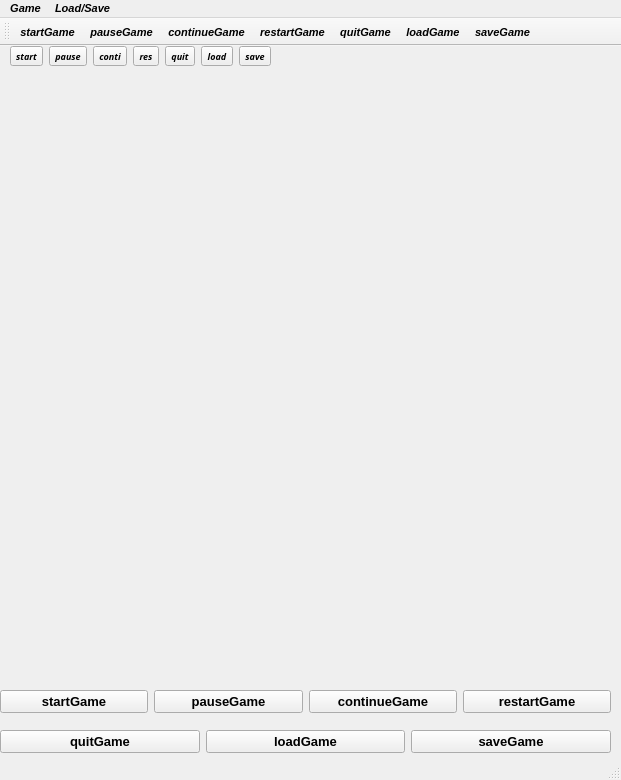
<?xml version="1.0" encoding="UTF-8"?>
<ui version="4.0">
 <class>MainWindow</class>
 <widget class="QMainWindow" name="MainWindow">
  <property name="geometry">
   <rect>
    <x>0</x>
    <y>0</y>
    <width>621</width>
    <height>780</height>
   </rect>
  </property>
  <property name="font">
   <font>
    <family>Segoe UI</family>
    <pointsize>8</pointsize>
    <weight>75</weight>
    <italic>true</italic>
    <bold>true</bold>
   </font>
  </property>
  <property name="windowTitle">
   <string>MainWindow</string>
  </property>
  <widget class="QWidget" name="centralwidget">
   <widget class="QWidget" name="horizontalLayoutWidget">
    <property name="geometry">
     <rect>
      <x>0</x>
      <y>640</y>
      <width>611</width>
      <height>32</height>
     </rect>
    </property>
    <layout class="QHBoxLayout" name="horizontalLayout">
     <item>
      <widget class="QPushButton" name="startButton">
       <property name="font">
        <font>
         <family>Microsoft JhengHei UI</family>
         <pointsize>10</pointsize>
         <weight>75</weight>
         <italic>false</italic>
         <bold>true</bold>
        </font>
       </property>
       <property name="focusPolicy">
        <enum>Qt::NoFocus</enum>
       </property>
       <property name="text">
        <string>startGame</string>
       </property>
      </widget>
     </item>
     <item>
      <widget class="QPushButton" name="pauseButton">
       <property name="font">
        <font>
         <family>Microsoft JhengHei UI</family>
         <pointsize>10</pointsize>
         <weight>75</weight>
         <italic>false</italic>
         <bold>true</bold>
        </font>
       </property>
       <property name="focusPolicy">
        <enum>Qt::NoFocus</enum>
       </property>
       <property name="text">
        <string>pauseGame</string>
       </property>
      </widget>
     </item>
     <item>
      <widget class="QPushButton" name="continueButton">
       <property name="font">
        <font>
         <family>Microsoft JhengHei UI</family>
         <pointsize>10</pointsize>
         <weight>75</weight>
         <italic>false</italic>
         <bold>true</bold>
        </font>
       </property>
       <property name="focusPolicy">
        <enum>Qt::NoFocus</enum>
       </property>
       <property name="text">
        <string>continueGame</string>
       </property>
      </widget>
     </item>
     <item>
      <widget class="QPushButton" name="restartButton">
       <property name="font">
        <font>
         <family>Microsoft JhengHei UI</family>
         <pointsize>10</pointsize>
         <weight>75</weight>
         <italic>false</italic>
         <bold>true</bold>
        </font>
       </property>
       <property name="focusPolicy">
        <enum>Qt::NoFocus</enum>
       </property>
       <property name="text">
        <string>restartGame</string>
       </property>
      </widget>
     </item>
    </layout>
   </widget>
   <widget class="QWidget" name="horizontalLayoutWidget_2">
    <property name="geometry">
     <rect>
      <x>0</x>
      <y>680</y>
      <width>611</width>
      <height>32</height>
     </rect>
    </property>
    <layout class="QHBoxLayout" name="horizontalLayout_2">
     <item>
      <widget class="QPushButton" name="quitButton">
       <property name="font">
        <font>
         <family>Microsoft JhengHei UI</family>
         <pointsize>10</pointsize>
         <weight>75</weight>
         <italic>false</italic>
         <bold>true</bold>
        </font>
       </property>
       <property name="focusPolicy">
        <enum>Qt::NoFocus</enum>
       </property>
       <property name="text">
        <string>quitGame</string>
       </property>
      </widget>
     </item>
     <item>
      <widget class="QPushButton" name="loadButton">
       <property name="font">
        <font>
         <family>Microsoft JhengHei UI</family>
         <pointsize>10</pointsize>
         <weight>75</weight>
         <italic>false</italic>
         <bold>true</bold>
        </font>
       </property>
       <property name="focusPolicy">
        <enum>Qt::NoFocus</enum>
       </property>
       <property name="text">
        <string>loadGame</string>
       </property>
      </widget>
     </item>
     <item>
      <widget class="QPushButton" name="saveButton">
       <property name="font">
        <font>
         <family>Microsoft JhengHei UI</family>
         <pointsize>10</pointsize>
         <weight>75</weight>
         <italic>false</italic>
         <bold>true</bold>
        </font>
       </property>
       <property name="focusPolicy">
        <enum>Qt::NoFocus</enum>
       </property>
       <property name="text">
        <string>saveGame</string>
       </property>
      </widget>
     </item>
    </layout>
   </widget>
   <widget class="QWidget" name="">
    <property name="geometry">
     <rect>
      <x>10</x>
      <y>0</y>
      <width>267</width>
      <height>21</height>
     </rect>
    </property>
    <layout class="QHBoxLayout" name="horizontalLayout_3">
     <item>
      <widget class="QToolButton" name="startTool">
       <property name="font">
        <font>
         <family>Segoe UI Black</family>
         <pointsize>7</pointsize>
         <weight>75</weight>
         <italic>true</italic>
         <bold>true</bold>
        </font>
       </property>
       <property name="focusPolicy">
        <enum>Qt::NoFocus</enum>
       </property>
       <property name="text">
        <string>start</string>
       </property>
      </widget>
     </item>
     <item>
      <widget class="QToolButton" name="pauseTool">
       <property name="font">
        <font>
         <family>Segoe UI Black</family>
         <pointsize>7</pointsize>
         <weight>75</weight>
         <italic>true</italic>
         <bold>true</bold>
        </font>
       </property>
       <property name="focusPolicy">
        <enum>Qt::NoFocus</enum>
       </property>
       <property name="text">
        <string>pause</string>
       </property>
      </widget>
     </item>
     <item>
      <widget class="QToolButton" name="continueTool">
       <property name="font">
        <font>
         <family>Segoe UI Black</family>
         <pointsize>7</pointsize>
         <weight>75</weight>
         <italic>true</italic>
         <bold>true</bold>
        </font>
       </property>
       <property name="focusPolicy">
        <enum>Qt::NoFocus</enum>
       </property>
       <property name="text">
        <string>conti</string>
       </property>
      </widget>
     </item>
     <item>
      <widget class="QToolButton" name="restartTool">
       <property name="font">
        <font>
         <family>Segoe UI Black</family>
         <pointsize>7</pointsize>
         <weight>75</weight>
         <italic>true</italic>
         <bold>true</bold>
        </font>
       </property>
       <property name="focusPolicy">
        <enum>Qt::NoFocus</enum>
       </property>
       <property name="text">
        <string>res</string>
       </property>
      </widget>
     </item>
     <item>
      <widget class="QToolButton" name="quitTool">
       <property name="font">
        <font>
         <family>Segoe UI Black</family>
         <pointsize>7</pointsize>
         <weight>75</weight>
         <italic>true</italic>
         <bold>true</bold>
        </font>
       </property>
       <property name="focusPolicy">
        <enum>Qt::NoFocus</enum>
       </property>
       <property name="text">
        <string>quit</string>
       </property>
      </widget>
     </item>
     <item>
      <widget class="QToolButton" name="loadTool">
       <property name="font">
        <font>
         <family>Segoe UI Black</family>
         <pointsize>7</pointsize>
         <weight>75</weight>
         <italic>true</italic>
         <bold>true</bold>
        </font>
       </property>
       <property name="focusPolicy">
        <enum>Qt::NoFocus</enum>
       </property>
       <property name="text">
        <string>load</string>
       </property>
      </widget>
     </item>
     <item>
      <widget class="QToolButton" name="saveTool">
       <property name="font">
        <font>
         <family>Segoe UI Black</family>
         <pointsize>7</pointsize>
         <weight>75</weight>
         <italic>true</italic>
         <bold>true</bold>
        </font>
       </property>
       <property name="focusPolicy">
        <enum>Qt::NoFocus</enum>
       </property>
       <property name="text">
        <string>save</string>
       </property>
      </widget>
     </item>
    </layout>
   </widget>
  </widget>
  <widget class="QMenuBar" name="menubar">
   <property name="geometry">
    <rect>
     <x>0</x>
     <y>0</y>
     <width>621</width>
     <height>20</height>
    </rect>
   </property>
   <widget class="QMenu" name="menuGame">
    <property name="title">
     <string>Game</string>
    </property>
    <addaction name="actionstartGame"/>
    <addaction name="actionpauseGame"/>
    <addaction name="actioncontinueGame"/>
    <addaction name="actionrestartGame"/>
    <addaction name="actionquitGame"/>
   </widget>
   <widget class="QMenu" name="menuLoad_Save">
    <property name="title">
     <string>Load/Save</string>
    </property>
    <addaction name="actionloadGame"/>
    <addaction name="actionsaveGame"/>
   </widget>
   <addaction name="menuGame"/>
   <addaction name="menuLoad_Save"/>
  </widget>
  <widget class="QStatusBar" name="statusbar"/>
  <widget class="QToolBar" name="toolBar">
   <property name="windowTitle">
    <string>toolBar</string>
   </property>
   <attribute name="toolBarArea">
    <enum>TopToolBarArea</enum>
   </attribute>
   <attribute name="toolBarBreak">
    <bool>false</bool>
   </attribute>
   <addaction name="actionstartGame_2"/>
   <addaction name="actionpauseGame_2"/>
   <addaction name="actioncontinueGame_2"/>
   <addaction name="actionrestartGame_2"/>
   <addaction name="actionquitGame_2"/>
   <addaction name="actionloadGame_2"/>
   <addaction name="actionsaveGame_2"/>
  </widget>
  <action name="actionstartGame">
   <property name="text">
    <string>startGame</string>
   </property>
  </action>
  <action name="actionpauseGame">
   <property name="text">
    <string>pauseGame</string>
   </property>
  </action>
  <action name="actioncontinueGame">
   <property name="text">
    <string>continueGame</string>
   </property>
  </action>
  <action name="actionrestartGame">
   <property name="text">
    <string>restartGame</string>
   </property>
  </action>
  <action name="actionquitGame">
   <property name="text">
    <string>quitGame</string>
   </property>
  </action>
  <action name="actionloadGame">
   <property name="text">
    <string>loadGame</string>
   </property>
  </action>
  <action name="actionsaveGame">
   <property name="text">
    <string>saveGame</string>
   </property>
  </action>
  <action name="actionstartGame_2">
   <property name="text">
    <string>startGame</string>
   </property>
  </action>
  <action name="actionpauseGame_2">
   <property name="text">
    <string>pauseGame</string>
   </property>
  </action>
  <action name="actioncontinueGame_2">
   <property name="text">
    <string>continueGame</string>
   </property>
  </action>
  <action name="actionrestartGame_2">
   <property name="text">
    <string>restartGame</string>
   </property>
  </action>
  <action name="actionquitGame_2">
   <property name="text">
    <string>quitGame</string>
   </property>
  </action>
  <action name="actionloadGame_2">
   <property name="text">
    <string>loadGame</string>
   </property>
  </action>
  <action name="actionsaveGame_2">
   <property name="text">
    <string>saveGame</string>
   </property>
  </action>
 </widget>
 <resources/>
 <connections>
  <connection>
   <sender>actionrestartGame_2</sender>
   <signal>triggered()</signal>
   <receiver>restartTool</receiver>
   <slot>click()</slot>
   <hints>
    <hint type="sourcelabel">
     <x>-1</x>
     <y>-1</y>
    </hint>
    <hint type="destinationlabel">
     <x>121</x>
     <y>69</y>
    </hint>
   </hints>
  </connection>
  <connection>
   <sender>actionpauseGame_2</sender>
   <signal>triggered()</signal>
   <receiver>pauseTool</receiver>
   <slot>click()</slot>
   <hints>
    <hint type="sourcelabel">
     <x>-1</x>
     <y>-1</y>
    </hint>
    <hint type="destinationlabel">
     <x>57</x>
     <y>69</y>
    </hint>
   </hints>
  </connection>
  <connection>
   <sender>actioncontinueGame_2</sender>
   <signal>triggered()</signal>
   <receiver>continueTool</receiver>
   <slot>click()</slot>
   <hints>
    <hint type="sourcelabel">
     <x>-1</x>
     <y>-1</y>
    </hint>
    <hint type="destinationlabel">
     <x>89</x>
     <y>69</y>
    </hint>
   </hints>
  </connection>
  <connection>
   <sender>actionstartGame_2</sender>
   <signal>triggered()</signal>
   <receiver>startTool</receiver>
   <slot>click()</slot>
   <hints>
    <hint type="sourcelabel">
     <x>-1</x>
     <y>-1</y>
    </hint>
    <hint type="destinationlabel">
     <x>25</x>
     <y>69</y>
    </hint>
   </hints>
  </connection>
  <connection>
   <sender>actionloadGame_2</sender>
   <signal>triggered()</signal>
   <receiver>loadTool</receiver>
   <slot>click()</slot>
   <hints>
    <hint type="sourcelabel">
     <x>-1</x>
     <y>-1</y>
    </hint>
    <hint type="destinationlabel">
     <x>185</x>
     <y>69</y>
    </hint>
   </hints>
  </connection>
  <connection>
   <sender>actionsaveGame_2</sender>
   <signal>triggered()</signal>
   <receiver>saveTool</receiver>
   <slot>click()</slot>
   <hints>
    <hint type="sourcelabel">
     <x>-1</x>
     <y>-1</y>
    </hint>
    <hint type="destinationlabel">
     <x>217</x>
     <y>69</y>
    </hint>
   </hints>
  </connection>
  <connection>
   <sender>actionquitGame_2</sender>
   <signal>triggered()</signal>
   <receiver>quitTool</receiver>
   <slot>click()</slot>
   <hints>
    <hint type="sourcelabel">
     <x>-1</x>
     <y>-1</y>
    </hint>
    <hint type="destinationlabel">
     <x>153</x>
     <y>69</y>
    </hint>
   </hints>
  </connection>
 </connections>
</ui>
